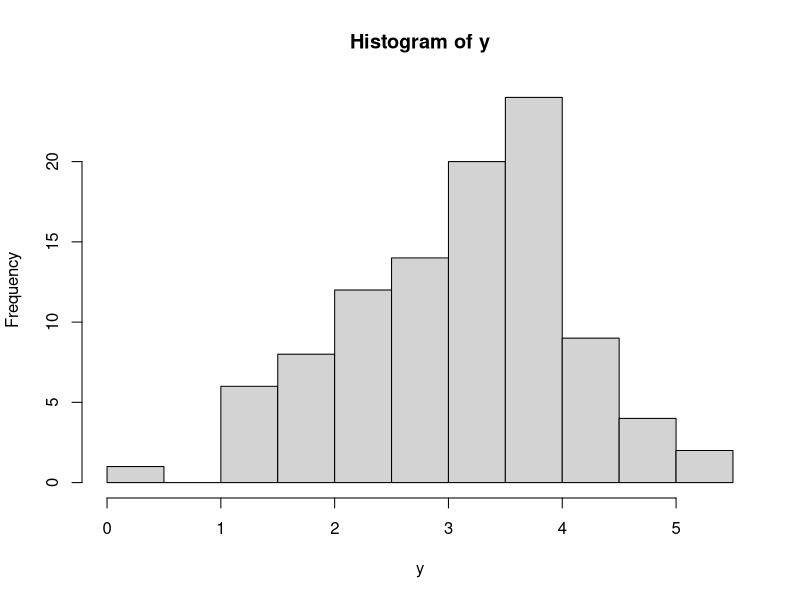

Write the R code that produced this figure.
## ---- chunk 1
1 + 1
## ---- chunk 2
#| echo: false
2 * 2
## ---- chunk 3
#| echo: false
#| include: true
#| eval: true
#| warning: false
#| file: code_1.R
## ---- chunk 4
#| echo: false
#| include: true
#| eval: true
#| warning: false
library(tidyverse)
library(ggplot2)
y = rnorm(100, 3, 1)
x = 3+5
print(y)

## ---- chunk 5
#| label: fig-hist_y
#| out-width: 40%
#| fig-cap: "Histograma de variable $y$."
#| warning: false
#| echo: false
hist(y)
